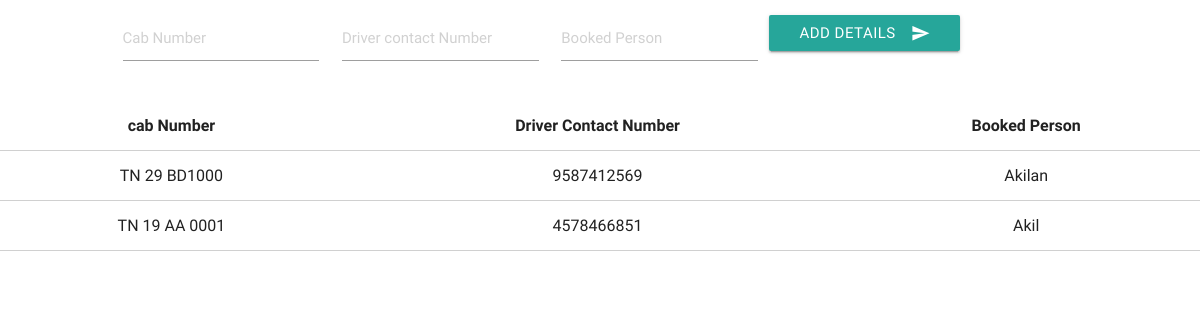
The page /cab.php on the database its author committed.
### tables this page shows
CREATE TABLE IF NOT EXISTS `cab` (
  `cabnum` varchar(50) NOT NULL,
  `driverno` varchar(50) NOT NULL,
  `bookedperson` varchar(50) NOT NULL
);

### cab.php (the view, shortened to what this page needs)
<html>
<head>
  <link href="css/materialize.css" type="text/css" rel="stylesheet" media="screen,projection"/>
  <link href="css/style.css" type="text/css" rel="stylesheet" media="screen,projection"/>
</head>
<body>
<form action = "cab.php" method ="POST">
<div class="row">
<div class="input-field col s9 offset-s1">
 <div class="col s3">
 <input name="cabno" type="text" class="validate" placeholder = "Cab Number">
</div>
<div class="col s3">
 <input name="driv" type="text" class="validate" placeholder = "Driver contact Number">
</div>
<div class="col s3">
 <input name="booked" type="text" class="validate" placeholder = "Booked Person">
</div>
<button type="submit" class=" waves-effect waves-light btn" name= "submit" >Add Details
                    <i class="material-icons right">send</i>
                    </button>
</div>
</div>
</form>
<?php
$res = mysql_query("select * from cab");
if( !$res ){
    echo 'Retrieval of data from Database Failed ';
  }else{
    ?>
      <table class="highlight centered bordered ">
        <thead>
          <tr>
              <th>cab Number</th>
              <th>Driver Contact Number</th>
              <th>Booked Person</th>
              </tr>
        </thead>
        <tbody>
          <?php
      if( mysql_num_rows( $res )==0 ){
        echo '<tr><td colspan="4">No Rows Returned</td></tr>';
      }else{
        while( $row = mysql_fetch_assoc( $res ) ){
          echo "<tr><td>{$row['cabnum']}</td><td>{$row['driverno']}</td><td>{$row['bookedperson']}</td></tr>\n";
        }
      }
    ?>
        </tbody>
      </table>
      <?php
  }
  ?>
            </html>

### rows shown on the page
cab: cabnum "TN 29 BD1000", driverno "9587412569", bookedperson "Akilan"
cab: cabnum "TN 19 AA 0001", driverno "4578466851", bookedperson "Akil"
